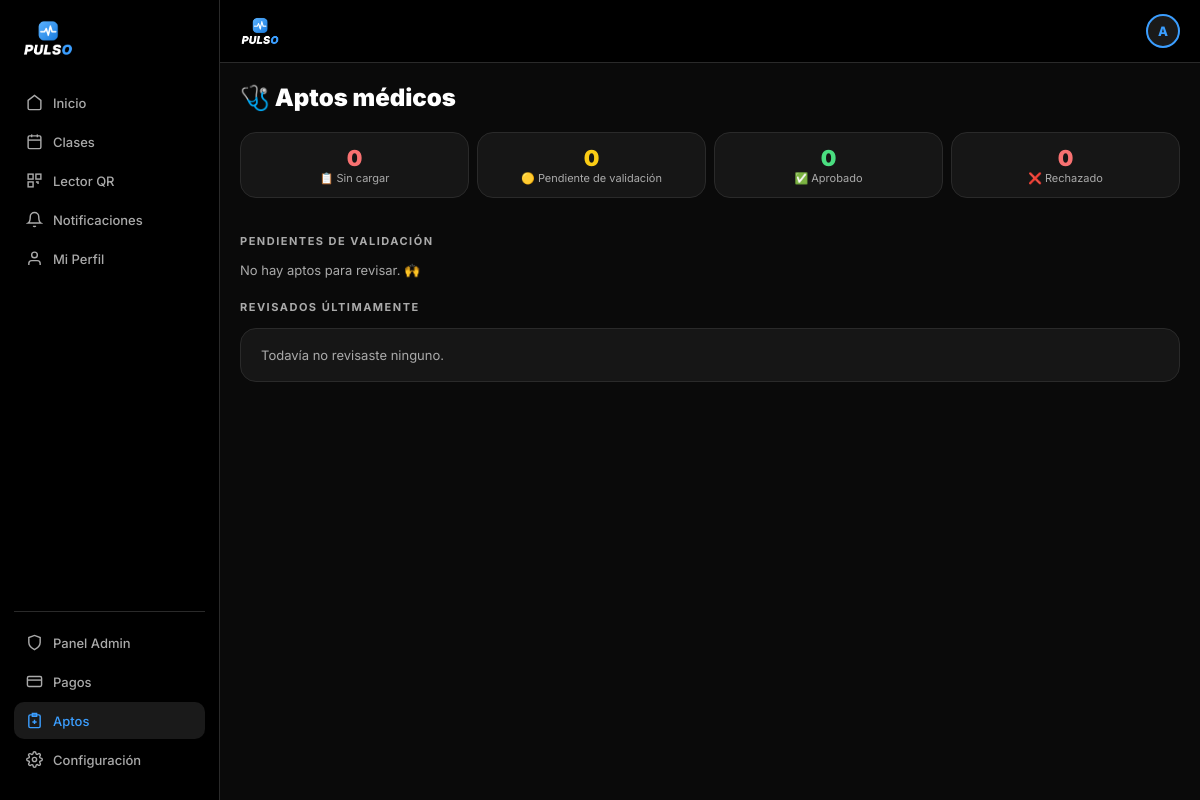
The page /admin_aptos.php (signed in) on the database its author committed.
### tables this page shows
CREATE TABLE IF NOT EXISTS configuracion (
  id int(11) NOT NULL DEFAULT 1,
  nombre_gimnasio varchar(100) NOT NULL DEFAULT 'Pulso',
  logo varchar(255) NOT NULL DEFAULT 'logo_pulso.png',
  email_contacto varchar(150) DEFAULT '',
  telefono varchar(30) DEFAULT '',
  direccion varchar(200) DEFAULT '',
  dias_vencimiento int(11) NOT NULL DEFAULT 31,
  whatsapp_activo tinyint(1) NOT NULL DEFAULT 0,
  dias_aviso_vencimiento int(11) NOT NULL DEFAULT 3,
  creditos_aviso int(11) NOT NULL DEFAULT 3,
  horas_cancelacion int(11) NOT NULL DEFAULT 20,
  PRIMARY KEY (id)
);

### config.php (called while the page is built, shortened)
<?php
function cfg($clave, $por_defecto = '')
{
    global $conex;
    static $datos = null;
    if ($datos === null) {
        $res = mysqli_query($conex, "SELECT * FROM configuracion WHERE id = 1");
        $datos = ($res && mysqli_num_rows($res) > 0) ? mysqli_fetch_assoc($res) : array();
    }
    return (isset($datos[$clave]) && $datos[$clave] !== '') ? $datos[$clave] : $por_defecto;
}
function gym_nombre() { return htmlspecialchars(cfg('nombre_gimnasio', 'Pulso')); }
function gym_logo()   { return htmlspecialchars(cfg('logo', 'logo_pulso.png')); }
function apto_info($estado)
{
    switch ($estado) {
        case 'pendiente': return array('🟡', 'Pendiente de validación', '#facc15');
        case 'aprobado':  return array('✅', 'Aprobado', 'var(--green)');
        case 'rechazado': return array('❌', 'Rechazado', 'var(--red)');
        default:          return array('📋', 'Sin cargar', 'var(--red)');
    }
}

### auth.php (called while the page is built, shortened)
<?php
require_once __DIR__ . '/config.php';
function rol_actual()
{
    return isset($_SESSION['rol']) ? $_SESSION['rol'] : 'alumno';
}
function inicial_usuario_actual()
{
    return strtoupper(substr($_SESSION['usuario'], 0, 1));
}
?>

### admin_aptos.php (the view, shortened to what this page needs)
<?php
require_once 'auth.php';
$pagina_activa = 'aptos';
$pendientes = mysqli_query($conex, "SELECT id, nombre, apellido, apto_medico_archivo, apto_fecha_subida FROM registronuevo
                                    WHERE rol='alumno' AND apto_estado='pendiente' ORDER BY apto_fecha_subida ASC");
$revisados  = mysqli_query($conex, "SELECT id, nombre, apellido, apto_estado, apto_motivo, apto_fecha_revision FROM registronuevo
                                    WHERE rol='alumno' AND apto_estado IN ('aprobado','rechazado') ORDER BY apto_fecha_revision DESC LIMIT 30");
$cuenta = ['sin_cargar' => 0, 'pendiente' => 0, 'aprobado' => 0, 'rechazado' => 0];
?>
<!DOCTYPE html>
<html lang="es">
<head>
  <title><?= gym_nombre() ?> - Aptos médicos</title>
  <link rel="stylesheet" href="styles.css">
</head>
<body>
<?php include '_layout_nav.php'; ?>
<div class="page-body">
  <div class="page-title">🩺 Aptos médicos</div>
  <div style="display:grid;grid-template-columns:repeat(4,1fr);gap:8px;margin-bottom:22px">
    <?php foreach ($cuenta as $est => $n): list($ic, $tx, $co) = apto_info($est); ?>
    <div class="card-tp" style="text-align:center;padding:12px 6px">
      <div style="font-size:22px;font-weight:900;color:<?= $co ?>"><?= $n ?></div>
      <div style="font-size:11px;color:var(--text2)"><?= $ic ?> <?= $tx ?></div>
    </div>
    <?php endforeach; ?>
  </div>
  <div class="section-title">Pendientes de validación</div>
  <?php if (mysqli_num_rows($pendientes) === 0): ?>
    <p style="color:var(--text2);font-size:13px;margin-bottom:22px">No hay aptos para revisar. 🙌</p>
  <?php endif; ?>
  <div class="section-title" style="margin-top:10px">Revisados últimamente</div>
  <div class="card-tp">
    <?php if (mysqli_num_rows($revisados) === 0): ?><p style="color:var(--text2);font-size:13px;margin:0">Todavía no revisaste ninguno.</p><?php endif; ?>
  </div>
</div>
<?php include '_layout_nav_close.php'; ?>
</body>
</html>

### _layout_nav.php (shortened to what this page needs)
<?php
$inicial = inicial_usuario_actual();
$es_admin = (rol_actual() === 'administrador');
$qr_link = $es_admin ? 'admin_escanear_qr.php' : 'qr.php';
?>
<div class="app-layout">
<aside class="sidebar">
  <div class="sidebar-logo">
    <img src="<?= gym_logo() ?>" alt="<?= gym_nombre() ?>" style="height:36px;width:auto;object-fit:contain;display:block">
  </div>
  <a href="acceso_alumno.php" class="sidebar-item <?= ($pagina_activa==='home') ? 'active':'' ?>">
    <svg viewBox="0 0 24 24" fill="none" stroke="currentColor" stroke-width="2"><path d="M3 9l9-7 9 7v11a2 2 0 01-2 2H5a2 2 0 01-2-2z"/></svg> Inicio
  </a>
  <a href="clases.php" class="sidebar-item <?= ($pagina_activa==='clases') ? 'active':'' ?>">
    <svg viewBox="0 0 24 24" fill="none" stroke="currentColor" stroke-width="2"><rect x="3" y="4" width="18" height="18" rx="2"/><line x1="16" y1="2" x2="16" y2="6"/><line x1="8" y1="2" x2="8" y2="6"/><line x1="3" y1="10" x2="21" y2="10"/></svg> Clases
  </a>
  <a href="<?= $qr_link ?>" class="sidebar-item <?= ($pagina_activa==='qr') ? 'active':'' ?>">
    <svg viewBox="0 0 24 24" fill="none" stroke="currentColor" stroke-width="2"><rect x="3" y="3" width="7" height="7"/><rect x="14" y="3" width="7" height="7"/><rect x="3" y="14" width="7" height="7"/><path d="M14 14h3v3M18 14v.01M14 18h.01M18 18h.01"/></svg>
    <?= $es_admin ? 'Lector QR' : 'Mi QR' ?>
  </a>
  <a href="notificaciones.php" class="sidebar-item <?= ($pagina_activa==='notif') ? 'active':'' ?>">
    <svg viewBox="0 0 24 24" fill="none" stroke="currentColor" stroke-width="2"><path d="M18 8A6 6 0 006 8c0 7-3 9-3 9h18s-3-2-3-9"/><path d="M13.73 21a2 2 0 01-3.46 0"/></svg> Notificaciones
  </a>
  <a href="perfil.php" class="sidebar-item <?= ($pagina_activa==='perfil') ? 'active':'' ?>">
    <svg viewBox="0 0 24 24" fill="none" stroke="currentColor" stroke-width="2"><path d="M20 21v-2a4 4 0 00-4-4H8a4 4 0 00-4 4v2"/><circle cx="12" cy="7" r="4"/></svg> Mi Perfil
  </a>
  <?php if ($es_admin): ?>
  <div class="sidebar-footer">
    <a href="acceso_administrador.php" class="sidebar-item <?= ($pagina_activa==='admin') ? 'active':'' ?>">
      <svg viewBox="0 0 24 24" fill="none" stroke="currentColor" stroke-width="2"><path d="M12 22s8-4 8-10V5l-8-3-8 3v7c0 6 8 10 8 10z"/></svg> Panel Admin
    </a>
    <a href="admin_pagos.php" class="sidebar-item <?= ($pagina_activa==='pagos') ? 'active':'' ?>">
      <svg viewBox="0 0 24 24" fill="none" stroke="currentColor" stroke-width="2"><rect x="2" y="5" width="20" height="14" rx="2"/><line x1="2" y1="10" x2="22" y2="10"/></svg> Pagos
    </a>
    <a href="admin_aptos.php" class="sidebar-item <?= ($pagina_activa==='aptos') ? 'active':'' ?>">
      <svg viewBox="0 0 24 24" fill="none" stroke="currentColor" stroke-width="2"><path d="M9 2h6v4H9z"/><rect x="4" y="4" width="16" height="18" rx="2"/><path d="M12 11v6M9 14h6"/></svg> Aptos
    </a>
    <a href="admin_configuracion.php" class="sidebar-item <?= ($pagina_activa==='config') ? 'active':'' ?>">
      Configuración
    </a>
  </div>
  <?php endif; ?>
</aside>
<div class="main-content">
<header class="app-header">
  <img src="<?= gym_logo() ?>" alt="<?= gym_nombre() ?>" style="height:28px;width:auto;object-fit:contain">
  <a href="perfil.php" class="avatar-sm"><?= htmlspecialchars($inicial) ?></a>
</header>

### styles.css (style rules this page uses)
:root { --bg: #0a0a0a; --bg2: #111111; --bg3: #1a1a1a; --card: #161616; --border: #2a2a2a; --blue: #3b9eff; --blue-dark: #1a7de0; --text: #ffffff; --text2: #aaaaaa; --text3: #666666; --green: #4ade80; --red: #f87171; }
* { margin: 0; padding: 0; box-sizing: border-box; }
body { font-family: 'Inter', sans-serif; background: var(--bg); color: var(--text); min-height: 100vh; }
.app-header { background: #000; padding: 14px 20px; display: flex; align-items: center; justify-content: space-between; border-bottom: 1px solid var(--border); position: sticky; top: 0; z-index: 50; }
.avatar-sm { width: 34px; height: 34px; border-radius: 50%; background: var(--bg3); border: 2px solid var(--blue); display: flex; align-items: center; justify-content: center; font-size: 13px; font-weight: 800; color: var(--blue); text-decoration: none; cursor: pointer; }
.app-layout { display: flex; }
.page-body { padding: 20px; padding-bottom: 90px; }
.sidebar { width: 220px; min-height: 100vh; background: #000; border-right: 1px solid var(--border); padding: 20px 14px; position: fixed; top: 0; left: 0; bottom: 0; display: none; flex-direction: column; }
.sidebar-logo { font-size: 16px; font-weight: 900; margin-bottom: 28px; padding: 0 8px; color: #fff; }
.sidebar-item { display: flex; align-items: center; gap: 10px; padding: 10px 12px; border-radius: 10px; cursor: pointer; color: var(--text2); font-size: 13px; font-weight: 500; transition: all .2s; margin-bottom: 2px; border: none; background: none; width: 100%; font-family: inherit; text-align: left; text-decoration: none; }
.sidebar-item:hover, .sidebar-item.active { background: var(--bg3); color: #fff; }
.sidebar-item.active { color: var(--blue); }
.sidebar-item svg { width: 17px; height: 17px; flex-shrink: 0; }
.sidebar-footer { margin-top: auto; border-top: 1px solid var(--border); padding-top: 12px; }
.main-content { flex: 1; }
@media (min-width: 768px) { .sidebar { display: flex; } }
@media (min-width: 768px) { .main-content { margin-left: 220px; } }
@media (min-width: 768px) { .app-header { left: 220px; } }
.card-tp { background: var(--card); border: 1px solid var(--border); border-radius: 14px; padding: 18px 20px; margin-bottom: 14px; }
.section-title { font-size: 12px; font-weight: 700; color: var(--text2); text-transform: uppercase; letter-spacing: 1px; margin-bottom: 12px; }
.page-title { font-size: 21px; font-weight: 900; margin-bottom: 18px; }
.page-title { font-size: 24px !important; font-weight: 900 !important; margin-bottom: 20px !important; }
.card-tp, .class-card, .notif-card, .abono-item { border-radius: 16px !important; }
.section-title { font-size: 11px !important; letter-spacing: 1.5px !important; margin-bottom: 14px !important; margin-top: 4px !important; }

### rows shown on the page
configuracion: logo (picture), whatsapp_activo "0"

### other values the page prints
$inicial "A"
$ic "📋"
$tx "Sin cargar"
$ic "🟡"
$tx "Pendiente de validación"
$ic "✅"
$tx "Aprobado"
$ic "❌"
$tx "Rechazado"
